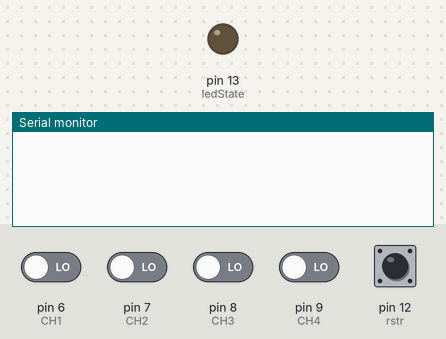
A sketch run on a simulated Arduino Uno, built with avr-gcc and run on an emulated ATmega328P. On the bench: output pins drawn as LEDs (lit = HIGH), the last lines printed to the serial monitor. The test bench sets the inputs (shaded band); at power-on: pin 12 (rstr) HIGH, pin 6 (CH1), pin 7 (CH2), pin 8 (CH3), pin 9 (CH4) LOW. No radio packets arrive unless stated; pins used as bus, display or sensor lines are not drawn.

Above: at 1.2 s.
1.3 s: pin 6 (CH1) driven HIGH
At 1.7 s:
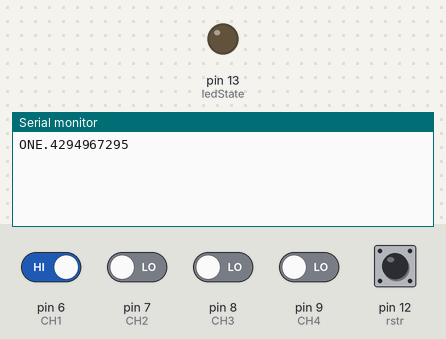
3.3 s: pin 7 (CH2) driven HIGH
At 4.2 s:
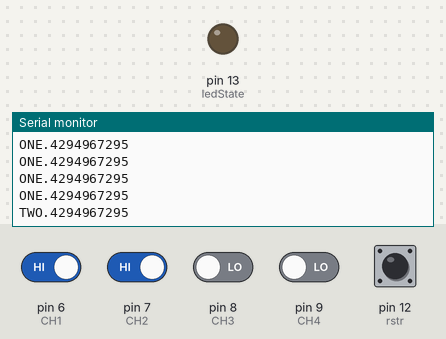
6.3 s: pin 8 (CH3) driven HIGH
At 7.7 s:
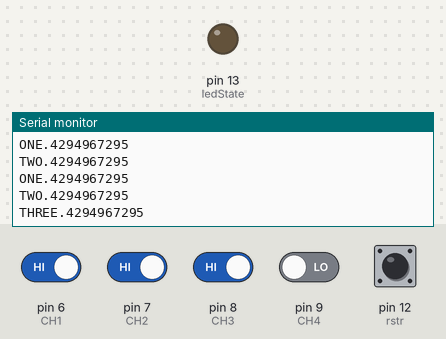
9.3 s: pin 9 (CH4) driven HIGH
At 11.2 s:
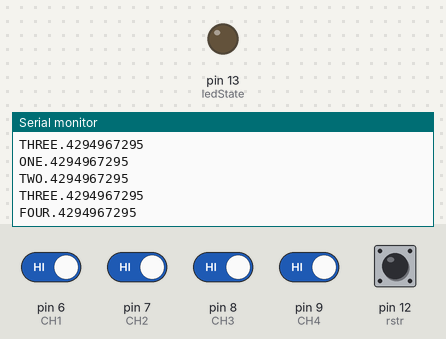

The sketch:

transmitterPC.ino
```cpp
#include <EEPROM.h>

#include <RH_ASK.h>
#ifdef RH_HAVE_HARDWARE_SPI
#include <SPI.h> // Not actually used but needed to compile
#endif

#include "ssd1306.h"

int ledState = 13;
int rstr = 12;
int txPin = 4;

volatile int CH1 = 6;
volatile int CH2 = 7;
volatile int CH3 = 8;
volatile int CH4 = 9;

int buttonState;            // the current reading from the input pin
int lastButtonState = LOW;  // the previous reading from the input pin

volatile int v1 = 0;
volatile int v2 = 0;
volatile int v3 = 0;
volatile int v4 = 0;

volatile int intPin = 2;

unsigned long rollingCode = 0;
unsigned long prevRollingCode = 0;

int rcAddr = 1;
int resetRollingCode = 0;

String combineMSG = "";

RH_ASK driver(2000, 5, 3, 0);
// RH_ASK driver(2000, 4, 5, 0); // ESP8266 or ESP32: do not use pin 11 or 2
// RH_ASK driver(2000, 3, 4, 0); // ATTiny, RX on D3 (pin 2 on attiny85) TX on D4 (pin 3 on attiny85),
// RH_ASK driver(2000, PD14, PD13, 0); STM32F4 Discovery: see tx and rx on Orange and Red LEDS


void setup()
{
  Serial.begin(115200);
  driver.init();
  pinMode(txPin, OUTPUT);
  digitalWrite(txPin, HIGH);

  pinMode(CH1, INPUT);
  pinMode(CH2, INPUT);
  pinMode(CH3, INPUT);
  pinMode(CH4, INPUT);

  pinMode(ledState, OUTPUT);
  pinMode(intPin, INPUT);
  //attachInterrupt(digitalPinToInterrupt(intPin), ReadPin, HIGH);

  pinMode(rstr, INPUT_PULLUP);
  if (digitalRead(rstr) == LOW) {
    resetRollingCode = 1;
  }
  if (resetRollingCode == 0) {
    //prevRollingCode = rollingCode;
    //Serial.println("EEPROM is occupied")
    EEPROM.get(rcAddr, rollingCode);
    prevRollingCode = rollingCode;
  }
  else {
    //Serial.println("EEPROM is vacant, First use or resetted");
    EEPROM.put(rcAddr, rollingCode);
    digitalWrite(ledState, HIGH);
    delay(2000);
  }
  digitalWrite(ledState, LOW);
}

void loop() {
  ReadPin();
  if (v1 == HIGH) {
    prepSend("ONE", rollingCode);
  }

  if (v2 != LOW) {
    prepSend("TWO", rollingCode);
  }

  if (v3 != LOW) {
    prepSend("THREE", rollingCode);
  }

  if (v4 != LOW) {
    prepSend("FOUR", rollingCode);
  }
}

void ReadPin() {
  v1 = digitalRead(CH1);
  v2 = digitalRead(CH2);
  v3 = digitalRead(CH3);
  v4 = digitalRead(CH4);
}

void prepSend(String chState, unsigned long rc2send) {
  digitalWrite(txPin, HIGH);
  String rcString = String(rc2send);
  combineMSG = chState + '.' + rcString;
  int msg_length = combineMSG.length() + 1;
  char msg[msg_length];
  combineMSG.toCharArray(msg, msg_length);
  if (driver.send((uint8_t *)msg, msg_length) and combineMSG != '.' + rcString and Serial.println(combineMSG) and rollingCode <= prevRollingCode + 20) {
    //driver.waitPacketSent();
    rollingCode++;
    EEPROM.put(rcAddr, rollingCode);
  }
  prevRollingCode = rollingCode;
  delay(500);
}
```

Measured:
- after the input at 1.3 s, the serial monitor: prints a new line at once (image 1)
- after the input at 3.3 s, the serial monitor: prints a new line after 0.51 s (image 2)
- after the input at 6.3 s, the serial monitor: prints a new line after 1.0 s (image 3)
- after the input at 9.3 s, the serial monitor: prints a new line after 1.5 s (image 4)
